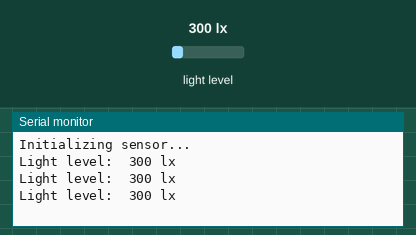
Simulated run of this sketch. Board: Arduino Uno, built with avr-gcc and run on an emulated ATmega328P. Parts: the last lines printed to the serial monitor. Inputs (shaded band) come from the test bench; at power-on: light level 300 lx.

Above: at 1.3 s.
1.4 s: light level set to 40 lx
At 1.9 s:
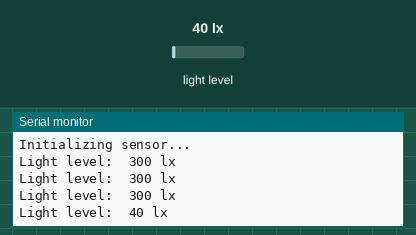
2.9 s: light level set to 500 lx
At 3.4 s:
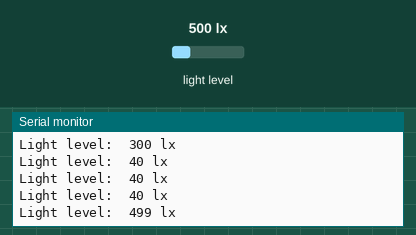
Timing chart, 0 to 5.9 s (numbered marks = the images above; inputs shaded):
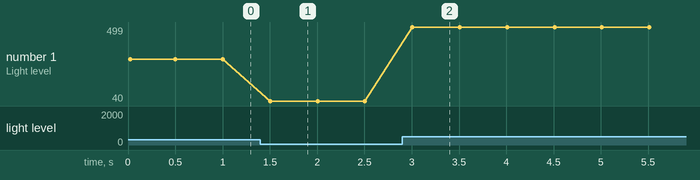

Measured:
- after the input at 1.4 s, the serial monitor: prints a new line after 0.10 s (image 1)
- after the input at 2.9 s, the serial monitor: prints a new line after 0.11 s (image 2)
- plotted number 1: 300 → 40 after the input at 1.4 s, 40 → 499 after the input at 2.9 s

The sketch:

light_sensor.ino
```cpp
/*
 * Program for the luxometre BH1750 uses BH170 library. ADDR pin no needed as library works on the 0x_23 address by default
 */

#include <BH1750.h>

BH1750 luxometer;

// BH1750::CONTINUOUS_HIGH_RES_MODE
// BH1750::CONTINUOUS_HIGH_RES_MODE_2
// BH1750::CONTINUOUS_LOW_RES_MODE
// BH1750::ONE_TIME_HIGH_RES_MODE
// BH1750::ONE_TIME_HIGH_RES_MODE_2
// BH1750::ONE_TIME_LOW_RES_MODE

void setup() {
   Serial.begin(9600);
   Serial.println("Initializing sensor...");
   luxometer.begin(BH1750::CONTINUOUS_HIGH_RES_MODE); // Initializing BH1750
}
void loop() {
   uint16_t lux = luxometer.readLightLevel(); // Read of BH1750
   Serial.print("Light level:  ");
   Serial.print(lux);
   Serial.println(" lx");
   delay(500);
}
```
